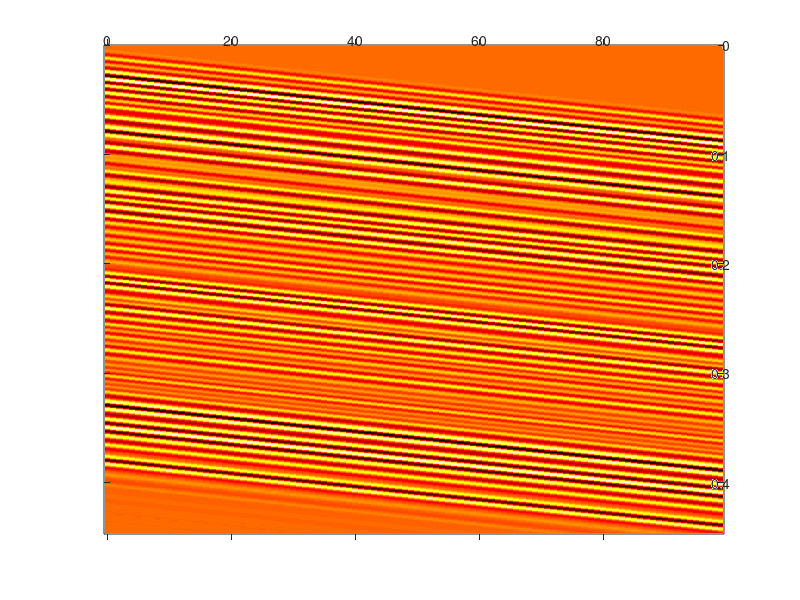

Write the MATLAB code that produced this figure. (Note: this script raises an error after producing the figure.)
clear; close all; clc;

load('pulse.mat');

%>> whos
%>> Name       Size               Bytes  Class 
%>> fs           1x1                 8  double              
%>> pulse      351x1              2808  double    

vessel_angle = deg2rad(45); % angle between beam and vessel [rad]
vessel_diameter = 10e-3;    % diameter of vessel [m]
start_depth = 20e-3;        % vessel start depth [m]
dx = 2e-4;                  % axial resolution [m]
lines = 64;                 % number of RF lines 

f_prf = 5e3;                %Hz
vz = 0.15;                  %m/s
T_prf = 1 / f_prf;          %s
c = 1500;                   %m/s
f0 = 3.2e6;                 % Hz                  
err_std = 0.5;

ts = (2*vz*cos(vessel_angle) / c) * T_prf;
n_ts = round(ts * fs);
n_signals = 100;

vessel_length = vessel_diameter / sin(vessel_angle); %m
delta_depth = dx / tan(pi - vessel_angle);
delta_depth = floor(((2*delta_depth) / 1500)*fs);

depth2time = (2*vessel_length) / 1500; % s
N_scatter = floor(depth2time * fs);

depth = floor(( 2 * start_depth / 1500 ) * fs);
total_depth = depth + N_scatter + floor(depth / 2);

scatter = randn(N_scatter,1);
%scatter(1) = 50; 
%scatter(end) = 50;
phantom = vertcat(zeros(depth, 1), scatter, ...
            zeros(total_depth - depth - N_scatter, 1));
received_signal = conv(pulse, scatter);
N_received = length(received_signal);
received_signal = received_signal;% + err_std * randn(size(received_signal));

single_line = zeros(n_signals,N_received);
single_line(1, :) = received_signal;
cnt = 1;
for i=(2:n_signals)
    
    index = cnt * n_ts;
    
    signal = received_signal(1:end-index)';
    
    pad = N_received - length(signal);
    
    single_line(i, :) = [zeros(1, pad), signal];
    
    cnt = cnt + 1;
end

x = (0:length(single_line)-1) ./ f_prf;
y = (0:size(single_line,1)-1);
[X,Y] = meshgrid(x,y);
figure;
imagesc(x, y, single_line);
set(gca,'view',[-90, -90]);
colormap(hot);

%%

winsize = round(1/f0 * fs);
v_est = acorr_estimate(single_line, 1, c, f_prf, f0, vessel_angle);

mean(v_est)
std(v_est)

figure;
plot(v_est(200:end-200));

%%

function v = acorr_estimate(rf, winsize, c, f_prf, f0, rad_angle)
    rf_iq = hilbert(rf);
    N_rf = size(rf_iq, 2);
    
    factor = - (c * f_prf) / (4 * pi * f0);
    
    v = zeros(1, N_rf - winsize);
    
    for n = 1:N_rf - winsize
        r = rf_iq(:, n:n+winsize-1);
        
        vs = 0;
        for m = 1:winsize
            rm = r(:, m);
            
            y = imag(rm);
            x = real(rm);
            
            Ri = 0;
            Rr = 0;
            for i = (1:length(rm)-1)
                Ri = Ri + (y(i+1)*x(i) - x(i+1)*y(i));
                Rr = Rr + (x(i+1)*x(i) + y(i+1)*y(i));
            end
            Ri = Ri / length(rm);
            Rr = Rr / length(rm);
            
            vs_m = factor * atan2(Ri, Rr);
            vs_m = vs_m / cos(rad_angle);
            
            vs = vs + vs_m; 
        end
        
        v(n) = vs / winsize; 
    end
end

function y = unit_normalize(x)
    y = (x - min(min(x))) ./ (max(max(x)) - min(min(x)));
end

function y = drc(x, dynamic_range)
%DRC Apply dynamic range compression to a signal
%   The input should be unit-normalized

    x_max = 10^(-0/20);
    x_min = 10^(-dynamic_range/20);

    x(x < x_min) = x_min;
    x(x > x_max) = x_max;

    C1 = 1.0 / log10( x_max / x_min);
    C3 = 1.0 / x_min;

    y = C1 .* log10(C3 .* x);
end

